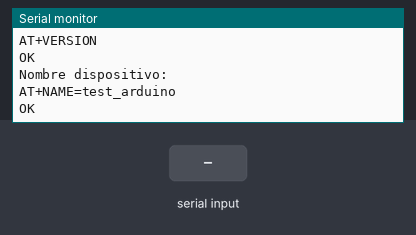
Simulated run of this sketch. Board: Arduino Uno, built with avr-gcc and run on an emulated ATmega328P. On the bench: the last lines printed to the serial monitor. Inputs (shaded band) come from the test bench. The modem accepts every AT command (registered, SIM ready, sends succeed) and sends nothing else.

Above: at 2.9 s.
3.0 s: "1" received over the second serial link
At 3.9 s:
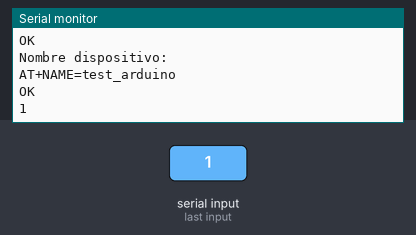
4.5 s: "0" received over the second serial link
At 5.0 s:
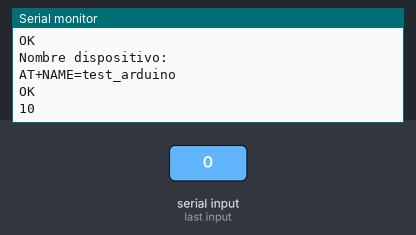

Measured:
- after the input at 3.0 s, the serial monitor: prints a new line at once (image 1)
- after the input at 4.5 s, the serial monitor: prints a new line at once (image 2)

The sketch:

bluetooth_simple.ino
```cpp
#include <SoftwareSerial.h> //Librería que permite establecer comunicación serie en otros pins

//Aquí conectamos los pins RXD,TDX y KEY del módulo Bluetooth.
SoftwareSerial BT(8, 9); //8 RX, 9 TX.
#define KEY_PIN 7        //7 pin KEY nos permite entrar en modo comandos AT


void enviar_comando_AT(String comando) {
  Serial.println(comando);
  BT.println(comando); delay(250);

  while (BT.available())
  {
    Serial.print(char(BT.read()));
  }

}

void setup()
{
  // Entramos en modo comandos AT para configurar nuestro módulo bluetooth
  pinMode(KEY_PIN, OUTPUT);
  digitalWrite(KEY_PIN, HIGH); delay(500);

  BT.begin(9600);     //Velocidad del puerto del módulo Bluetooth
  Serial.begin(9600); //Abrimos la comunicación serie con el PC y establecemos velocidad

  Serial.println("Configuracion AT");
  enviar_comando_AT("AT");

  Serial.println("Version:");
  enviar_comando_AT("AT+VERSION");

  Serial.println("Nombre dispositivo:");
  enviar_comando_AT("AT+NAME=test_arduino");

  //Cerramos el modo comandos AT
  digitalWrite(KEY_PIN, LOW); delay(500);

}


// Este loop() sencillo únicamente permite recibir o enviar datos por el puerto serie del módulo bluetooth
void loop()
{
  if (BT.available())
  {
    Serial.write(BT.read());
  }

  if (Serial.available())
  {
    BT.write(Serial.read());
  }
}
```
